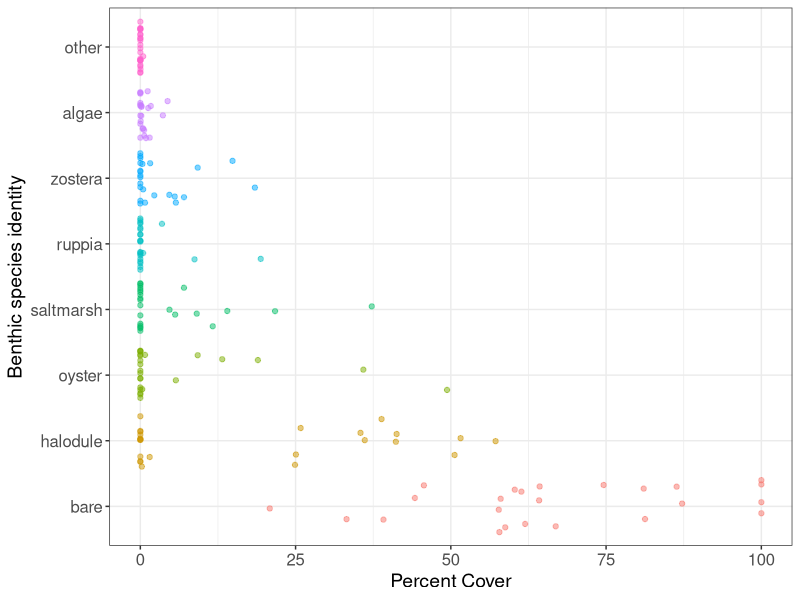
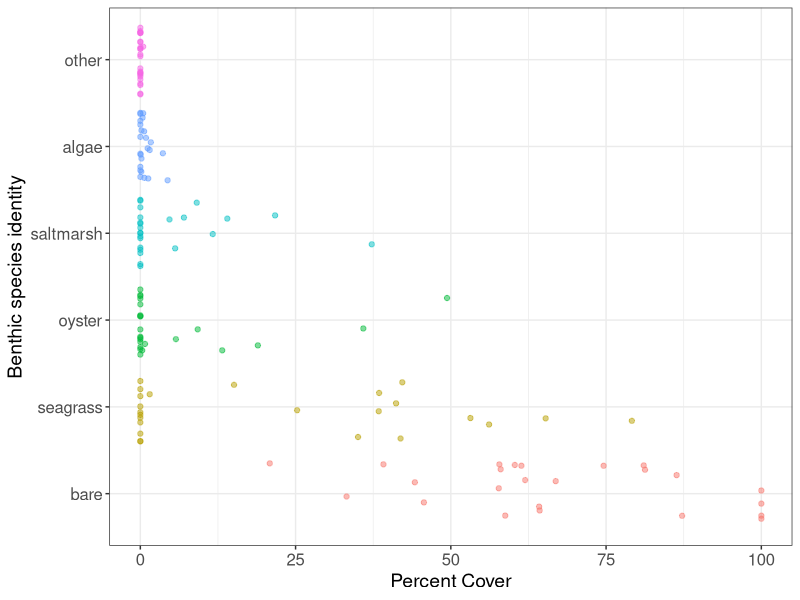
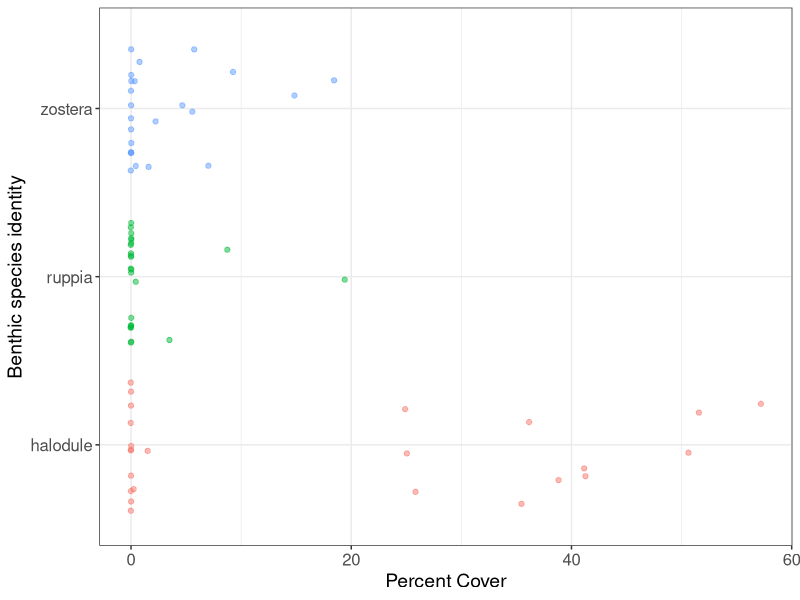
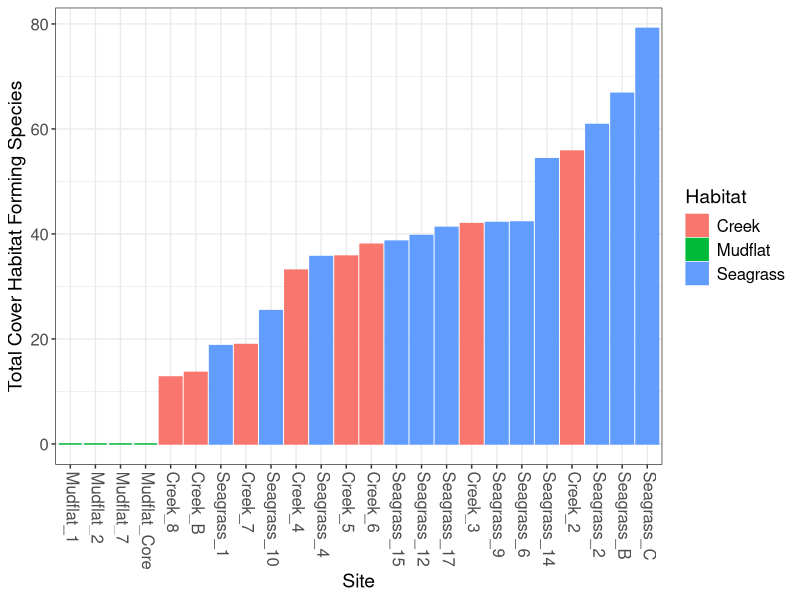
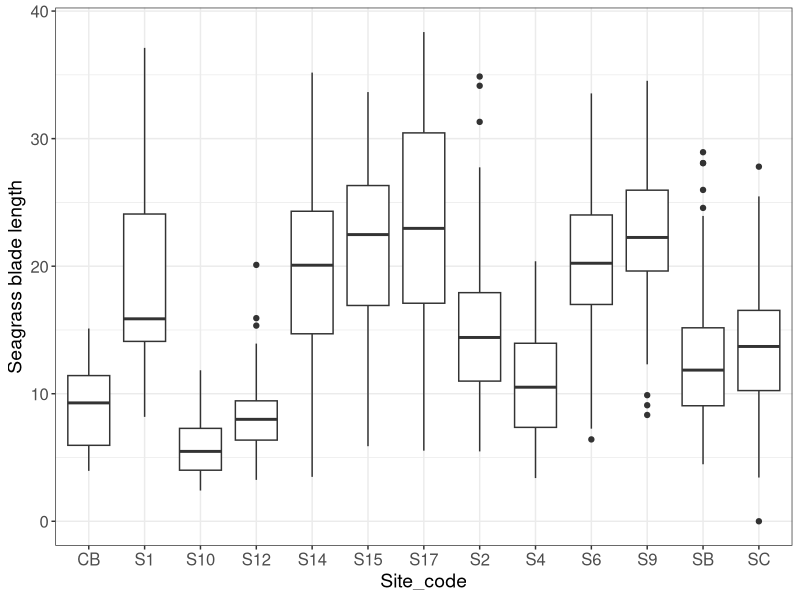

Write the R code that produced these figures, in order. (Note: this script raises an error after producing the figures.)
## ---- chunk 1
#knitr::opts_chunk$set(echo = TRUE)
## ---- chunk 2
library(ggplot2)
library(dplyr)
library(tidyr)
library(vegan)
## ---- chunk 3
#rm(list = ls())
data = read.csv("data/clean_data/sound_habitat_data_2020.csv", header = TRUE)
## ---- chunk 4
# Average cover by each taxa at site level
# wide form
site_means = data %>% 
  group_by(deploy_num,site) %>%
  summarise(bare = mean(bare), halodule = mean(halodule), zostera = mean(zostera), 
            ruppia= mean(ruppia), algae = mean(algae), oyster = mean(oyster), saltmarsh = mean(saltmarsh),
            other = mean(other))

#long form
siteMean_pc = data.frame(gather(site_means, "identity", "perc_cover", -site, -deploy_num))
siteMean_pc$identity = factor(siteMean_pc$identity, levels = c("bare","halodule","oyster","saltmarsh",
                                                               "ruppia", "zostera", "algae", "other"))

ggplot(siteMean_pc, aes(x = perc_cover, y = identity, color = identity))+ theme_bw()+
  geom_point(alpha = .5, position = "jitter")+
  xlab('Percent Cover')+
  ylab('Benthic species identity')+
  theme(axis.title = element_text(size = 14), 
        axis.text = element_text(size = 12), 
        legend.position = "none")


## Benthic species community metrics
site_means$richness = apply(site_means[,c(4:10)]>0, 1, sum)
site_means$shannonD = diversity(site_means[,c(4:10)], "shannon")
site_means$evenness = site_means$shannonD/log(site_means$richness, base = 10)

## ---- chunk 5
data = data %>% mutate(seagrass= halodule+zostera+ruppia)

# wide form
site_means_comb = data %>% 
  group_by(deploy_num,site) %>%
  summarise(bare = mean(bare), seagrass = mean(seagrass), algae = mean(algae), 
            oyster = mean(oyster), saltmarsh = mean(saltmarsh), other = mean(other))

#long form
siteMean_pc_comb = data.frame(gather(site_means_comb, "identity", "perc_cover", -site, -deploy_num))
siteMean_pc_comb$identity = factor(siteMean_pc_comb$identity, 
                                   levels = c("bare","seagrass","oyster","saltmarsh","algae","other"))

ggplot(siteMean_pc_comb, aes(x = perc_cover, y = identity, color = identity))+ theme_bw()+
  geom_point(alpha = .5, position = "jitter")+
  xlab('Percent Cover')+
  ylab('Benthic species identity')+
  theme(axis.title = element_text(size = 14), 
        axis.text = element_text(size = 12), 
        legend.position = "none")

seagrass_pc = site_means[,c(1,2,4:6)]
seagrass_pc_long = data.frame(gather(seagrass_pc, "identity", "perc_cover", -site, -deploy_num))

ggplot(seagrass_pc_long, aes(x = perc_cover, y = identity, color = identity))+ theme_bw()+
  geom_point(alpha = .5, position = "jitter")+
  xlab('Percent Cover')+
  ylab('Benthic species identity')+
  theme(axis.title = element_text(size = 14), 
        axis.text = element_text(size = 12), 
        legend.position = "none")

## Benthic species community metrics
site_means_comb$richness_comb = apply(site_means_comb[,c(4:8)]>0, 1, sum)
site_means_comb$shannonD_comb = diversity(site_means[,c(4:8)], "shannon")
site_means_comb$evenness_comb = site_means$shannonD/log(site_means$richness, base = 10)

## ---- chunk 6
data = data %>% 
  mutate(total_cover = halodule+zostera+ruppia+saltmarsh+oyster+algae+other, 
         habitat = case_when(grepl("Seagrass", site) ~ "seagrass", 
                             grepl("Creek", site) ~ "creek",
                             grepl("Mudflat", site) ~ "mudflat"))

total_cover = data %>%
  group_by(deploy_num, site) %>%
  summarise(total_cover = mean(total_cover)) %>%
  mutate(Habitat = case_when(grepl("Seagrass", site) ~ "Seagrass", 
                             grepl("Creek", site) ~ "Creek",
                             grepl("Mudflat", site) ~ "Mudflat"))

ggplot(total_cover , aes(x = reorder(site, total_cover), y = total_cover, 
                         fill = Habitat, color = Habitat))+theme_bw()+
  geom_col()+ 
  theme(axis.text.x = element_text(angle = -90, hjust = 0, vjust = .3), 
        axis.title = element_text(size = 14),
        axis.text = element_text(size = 12),
        legend.text = element_text(size = 12),
        legend.title = element_text(size = 14))+
  labs(x = "Site", y = "Total Cover Habitat Forming Species")

## ---- chunk 7
seagrass = read.csv("data/raw_data/seagrass_all.csv", header = TRUE)
seagrass$id = paste(seagrass$site, seagrass$Transect, sep = "_")
seagrass_max = read.csv("data/clean_data/seagrass_max_canopy.csv", header = TRUE) #max canopy as calculated in excel

ggplot(seagrass, aes(x = Site_code, y = Length))+ theme_bw()+
  geom_boxplot()+ ylab("Seagrass blade length")+
  theme(axis.title = element_text(size = 14), 
        axis.text = element_text(size = 12))

# Calculate mean blade length by transect
seagrass_summary = seagrass %>%
  group_by(Date, site, Transect) %>%
  summarise(mean = mean(Length))

# add max blade length to df - transect
seagrass_summary$max_10 = seagrass_max$mean_10
seagrass_summary$max_25perc = seagrass_max$mean_25percent

# Seagrass mean and max canopy by site
seagrass_site = seagrass %>%
  group_by(Date, site) %>%
  summarise(avg_blade_length = mean(Length))

# Shoot density
shoot_data = data %>% 
  filter(canopy.sampled == "yes")
avg_shoot_density = shoot_data %>% 
  group_by(deploy_num, site) %>%
  summarize(avg_shoot_density = mean(shoot.density1_16m2))

### Summarize max canopy by site then add to seagrass_site
# Calculates site mean by averaging the max of each transect --> this is not how the cover is calculated
# Do I need to go back and summarize the max canopy by site more generally?
max_canopy_site = seagrass_summary %>%
  group_by(site) %>%
  summarise(max_10 = mean(max_10), max_25perc = mean(max_25perc))
seagrass_site$max_10 = max_canopy_site$max_10
seagrass_site$max_25perc = max_canopy_site$max_25perc

seagrass_all = right_join(avg_shoot_density,seagrass_site, by = "site")

## ---- chunk 8
trawl = read.csv("data/raw_data/trawl/summer_trawl_data_2019.csv", header = TRUE)

catch_data = data.frame(trawl[,c(1,3:5,7,13:17,19:67)])
spp_data = catch_data[,11:59]
spp_data[is.na(spp_data)] = 0
spp_data = spp_data[, colSums(spp_data) > 0]
catch_data = cbind(catch_data[,1:10],spp_data)

# species = data.frame(colnames(spp_data))
# write.csv(species, file = "species_list.csv")

catch_long = data.frame(gather(catch_data, "identity", "abund", -Date, -Tow_number,-Site, -Project.Site.Name, 
                               -Habitat, -Distance_m, -Distance_km_speed_duration_calc, -Depth_m, -Temp_C, -Sal_ppt))
catch_long = catch_long %>%
 mutate(std_dist = Distance_m/100, std_abund = abund/std_dist)

std_catch = data.frame(pivot_wider(catch_long,id_cols = 1:10, names_from = "identity",values_from = "std_abund"))

species_list = read.csv("data/metadata/species_list.csv", header = TRUE)

catch_long = left_join(catch_long, species_list[,c(2,4:7)], by = c("identity" = "colnames.spp_data.")) 

# calculating soniferous spp richness
# this is the value for each - likely want to follow the same method before and use the single summed values

soniferous = catch_long %>%
  filter(abund > 0)%>%
  group_by(Project.Site.Name,Tow_number, soniferous)%>%
  summarize(soniferous_S = n()) %>%
  filter(soniferous == 'Y')

# Community metrics
rep_metrics  = std_catch[,c(1:5,8:10)]
rep_metrics$total_abund = rowSums(std_catch[,11:46])
rep_metrics$richness = apply(std_catch[,c(11:46)]>0, 1, sum)
rep_metrics$shannonD = diversity(std_catch[,11:46], "shannon")
rep_metrics$evenness = rep_metrics$shannonD/log(rep_metrics$richness, base = 10)

# write.csv(rep_metrics, "rep_metrics.csv")
## Manually converted trawl replicates into rows

rep_metrics = read.csv("data/clean_data/rep_metrics.csv", header = T)

# rep_test = pivot_wider(catch_long, id_cols = 1:10,
#             names_from = c(Tow_number, identity), 
#             values_from = std_abund,
#             names_sep = "_")

# trial for summing trawls - SUCCESS!
catch_long$Depth_m = as.numeric(catch_long$Depth_m)
test_catch = catch_long %>%
  group_by(Project.Site.Name, identity) %>%
  summarise(habitat = Habitat, guild = guild, guild_secondary = guild_secondary, soniferous = soniferous, 
            depth_m_avg = mean(Depth_m), temp_avg = mean(Temp_C), sal_avg = mean(Sal_ppt),
            dist_m_sum = sum(Distance_m), abund_sum = sum(abund))

test_catch = test_catch %>%
 mutate(std_dist_sum = dist_m_sum/200, std_abund_sum = abund_sum/std_dist_sum)

test_catch = distinct(test_catch)

std_catch_sum = data.frame(pivot_wider(test_catch,id_cols = c(1,3,7:9), 
                                       names_from = "identity",values_from = "std_abund_sum"))
# need to follow columns here
# Community metrics summed
trawl_metrics = std_catch_sum[,c(1:5)]
trawl_metrics$total_abund_sum = rowSums(std_catch_sum[,6:41])
trawl_metrics$comm_richness_sum = apply(std_catch_sum[,c(6:41)]>0, 1, sum)
trawl_metrics$comm_shannonD_sum = diversity(std_catch_sum[,6:41], "shannon")
trawl_metrics$comm_evenness_sum = trawl_metrics$comm_shannonD_sum/log(trawl_metrics$comm_richness_sum, base = 10)

guild_abund = test_catch %>%
  group_by(Project.Site.Name,guild) %>%
  summarise(guild_abund = mean(std_abund_sum))

guild_abund = pivot_wider(guild_abund, id_cols = 1, names_from = "guild", values_from = "guild_abund")

trawl_metrics = left_join(trawl_metrics, guild_abund, by = "Project.Site.Name")

guild2_abund = test_catch %>%
  group_by(Project.Site.Name,guild_secondary) %>%
  summarise(guild2_abund = mean(std_abund_sum))

guild2_abund = pivot_wider(guild2_abund, id_cols = 1, names_from = "guild_secondary", values_from = "guild2_abund")
trawl_metrics = left_join(trawl_metrics, guild2_abund, by = "Project.Site.Name")

trawl_metrics = left_join(trawl_metrics, rep_metrics[,c(4,6:19)], by = "Project.Site.Name")

## ---- chunk 9
# need to add site names to this dataframe, they are not in the same order as the habitat variables
spl_pmHT = as.data.frame(read.csv("data/clean_data/avg_pmHT_spl.csv", header = TRUE))
spl_pmHT_dB = cbind(spl_pmHT$site, 10*log10(spl_pmHT[,2:5]))

## ---- chunk 10
ecometrics = site_means
ecometrics$seagrass_comb = site_means_comb$seagrass
ecometrics$richness_comb = site_means_comb$richness_comb
ecometrics$shannonD_comb = site_means_comb$shannonD_comb
ecometrics$evenness_comb = site_means_comb$evenness_comb
ecometrics$totalcover = total_cover$total_cover
ecometrics = left_join(ecometrics, seagrass_all, by =  "site")
ecometrics = subset(ecometrics, select = -c(deploy_num.y,Date))

#create matching habitat variable to join habitat and trawl data
ecometrics$site_code = c("C7","MF2","SG10","SG12","C2","MF1","SG2","SG4","CB","MA","SB","SC","C8","MF7","SG6","SG9",
                         "C4","C5","S14","S15","C3","C6","SG1","SG17") 
ecometrics = left_join(ecometrics, trawl_metrics, by = c("site_code"="Project.Site.Name"))

ecometrics = left_join(ecometrics, spl_pmHT_dB, by = c("site_code" = "spl_pmHT$site"))

# save ecometrics dataframe as csv
write.csv(ecometrics, "data/clean_data/ecometrics.csv")

## ---- chunk 11
benthic_cor = cor(site_means[,-c(1:2)])
round(benthic_cor,3)

benthic_comb_cor = cor(site_means_comb[,-c(1:2)])
round(benthic_comb_cor,3)

## ---- chunk 12
ecometrics = read.csv("data/clean_data/ecometrics.csv")

# add habitat label and filter to only seagrass

#Benthic metrics
ggplot(aes(x = richness_comb, y = avg_spl_low, color = habitat), data = ecometrics)+
  geom_point()

ggplot(aes(x = shannonD , y = avg_spl_low, color = habitat), data = ecometrics)+
  geom_point()

ggplot(aes(x = totalcover, y = avg_spl_low, color = habitat), data = ecometrics)+ theme_bw()+
  geom_point(size = 3)+
  geom_smooth(method = "lm", se = FALSE)+
  scale_color_discrete(name = "Habitat type")+
  ylab("Average sound pressure level (db re 1 uPa")+ 
  xlab("Average percent cover")+
  theme(axis.text = element_text(size = 16), 
        axis.title = element_text(size = 18), 
        legend.title = element_text(size = 18), 
        legend.text = element_text(size = 16))

#Habitat Metrics
ggplot(aes(x = seagrass_comb, y = avg_spl_low, color = habitat), data = ecometrics)+
  geom_point()

ggplot(aes(x = saltmarsh, y = avg_spl_low, color = habitat), data = ecometrics)+
  geom_point()

ggplot(aes(x = saltmarsh, y = avg_spl_high, color = habitat), data = ecometrics)+
  geom_point()

ggplot(aes(x = oyster, y = avg_spl_high, color = habitat), data = ecometrics)+
  geom_point()

ggplot(aes(x = oyster, y = avg_spl_low, color = habitat), data = ecometrics)+
  geom_point()

# Community metrics
ggplot(aes(x = total_abund_sum, y = avg_spl_low, color = habitat), data = ecometrics)+
  geom_point()

ggplot(aes(x = comm_shannonD_sum, y = avg_spl_low, color = habitat), data = ecometrics)+
  geom_point()

ggplot(aes(x = comm_richness_sum, y = avg_spl_low, color = habitat), data = ecometrics)+
  geom_point()

ggplot(aes(x = X1_Depth_m, y = avg_spl_low, color = habitat), data = ecometrics)+
  geom_point()

#ecometrics[is.na(ecometrics)] = 0
#sound_eco_cor = cor(ecometrics[,c(6:24,27:62)], use = "pairwise.complete.obs")

